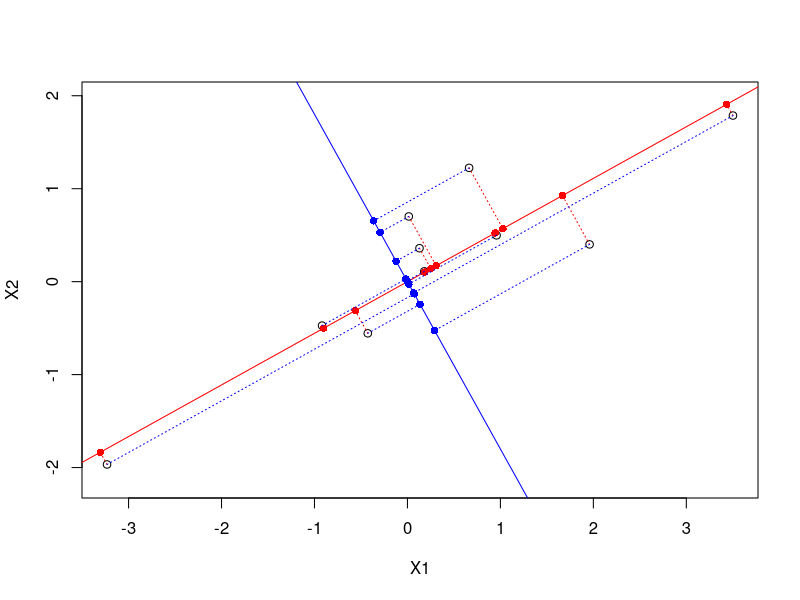

Generate this figure with R:
## ---- chunk 1
set.seed(123)
X <- matrix(rnorm(20), ncol = 2)
X <- X %*% matrix(c(1, 1, 0, 1), ncol = 2)
D <- as.data.frame(X)
## ---- chunk 2
Y <- scale(X, scale = FALSE)
R <- eigen(t(Y) %*% Y)$vectors
## ---- chunk 3
pca <- prcomp(X)
all(abs(R - pca$rotation) < 1e-12)
## ---- chunk 4
class(pca)
## ---- chunk 5

plot(X, xlab = "X1", ylab = "X2", main = "", asp = 1)
lines(c(0, pca$rotation[1, 1]) * 10, c(0, pca$rotation[2, 1]) * 10,
  col = "red"
)
lines(c(0, -pca$rotation[1, 1]) * 10, c(0, -pca$rotation[2, 1]) * 10,
  col = "red"
)
lines(c(0, pca$rotation[1, 2]) * 10, c(0, pca$rotation[2, 2]) * 10,
  col = "blue"
)
lines(c(0, -pca$rotation[1, 2]) * 10, c(0, -pca$rotation[2, 2]) * 10,
  col = "blue"
)

proj1 <- X %*% pca$rotation[, 1]
proj2 <- X %*% pca$rotation[, 2]

for (i in 1:nrow(X)) {
  points(proj1[i] * pca$rotation[1, 1], proj1[i] * pca$rotation[2, 1],
    pch = 16, col = "red"
  )
  points(proj2[i] * pca$rotation[1, 2], proj2[i] * pca$rotation[2, 2],
    pch = 16, col = "blue"
  )
  lines(rbind(X[i, ], c(proj1[i] * pca$rotation[1, 1], proj1[i] *
    pca$rotation[2, 1])), col = "red", lty = 3)
  lines(rbind(X[i, ], c(proj2[i] * pca$rotation[1, 2], proj2[i] *
    pca$rotation[2, 2])), col = "blue", lty = 3)
}
